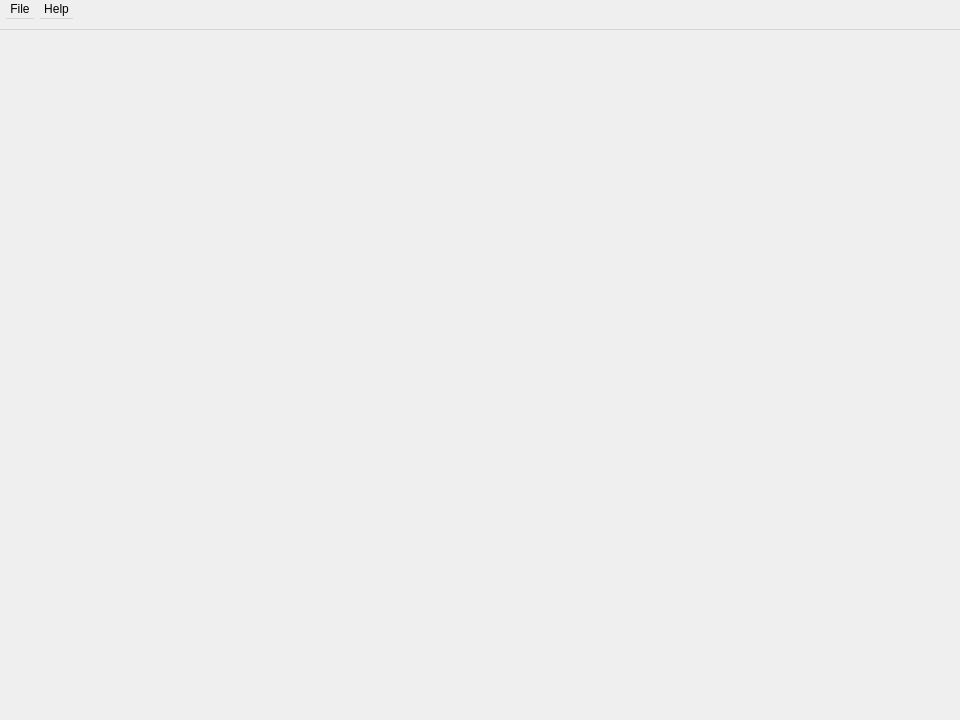
<?xml version="1.0" encoding="UTF-8"?>
<ui version="4.0">
 <class>ArcNeuroViz</class>
 <widget class="QWidget" name="ArcNeuroViz">
  <property name="geometry">
   <rect>
    <x>0</x>
    <y>0</y>
    <width>960</width>
    <height>720</height>
   </rect>
  </property>
  <property name="windowTitle">
   <string>Arc NeuroWave Visualizer</string>
  </property>
  <widget class="QMenuBar" name="menubar">
   <property name="geometry">
    <rect>
     <x>0</x>
     <y>0</y>
     <width>960</width>
     <height>30</height>
    </rect>
   </property>
   <widget class="QMenu" name="menuFile">
    <property name="title">
     <string>File</string>
    </property>
   </widget>
   <widget class="QMenu" name="menuHelp">
    <property name="title">
     <string>Help</string>
    </property>
   </widget>
   <addaction name="menuFile"/>
   <addaction name="menuHelp"/>
  </widget>
  <widget class="QVTKRenderWindowInteractor" name="BrainWidget" native="true">
   <property name="enabled">
    <bool>true</bool>
   </property>
   <property name="geometry">
    <rect>
     <x>0</x>
     <y>30</y>
     <width>460</width>
     <height>300</height>
    </rect>
   </property>
  </widget>
 </widget>
 <customwidgets>
  <customwidget>
   <class>QVTKRenderWindowInteractor</class>
   <extends>QWidget</extends>
   <header>vtkmodules.qt.QVTKRenderWindowInteractor</header>
   <container>1</container>
  </customwidget>
 </customwidgets>
 <resources/>
 <connections/>
</ui>
